Frame 1 (no input): blank canvas, image omitted
Frame 60 (the mouse pressed at the canvas centre just before this capture): blank canvas, image omitted
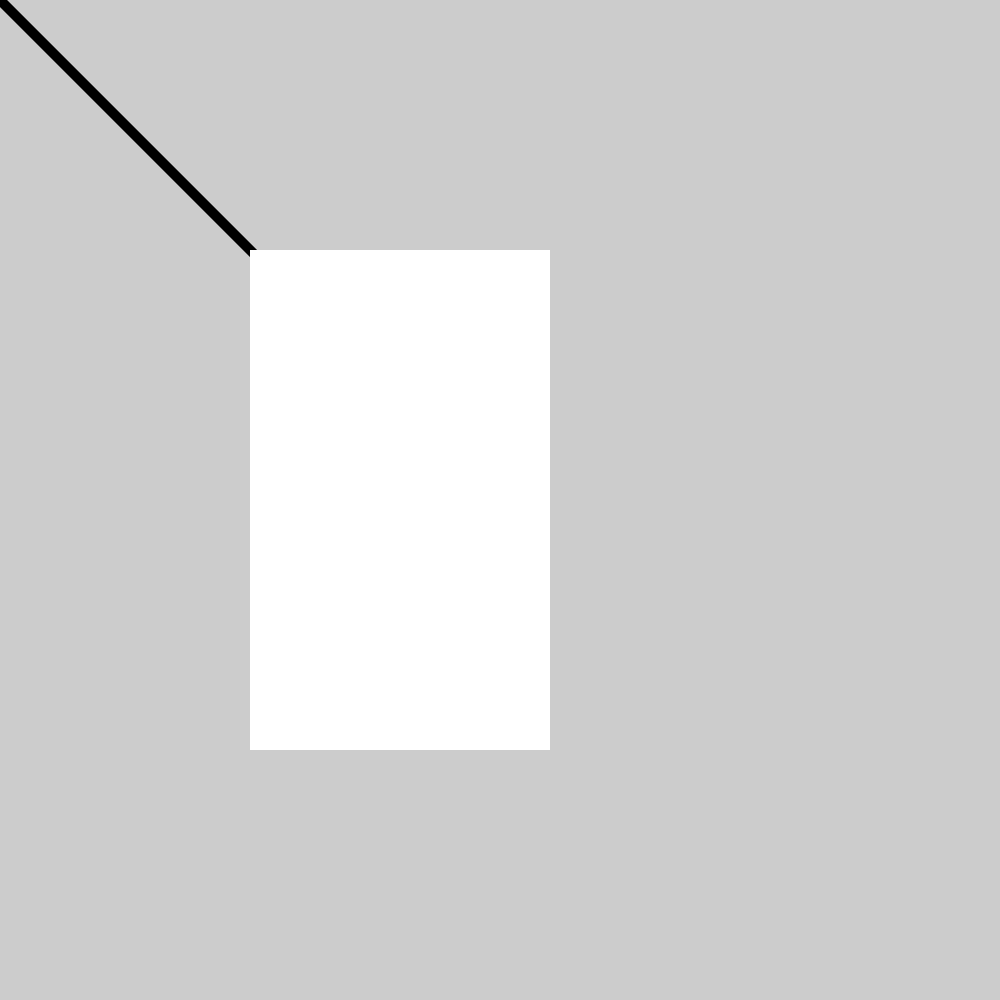
Frame 120 (the mouse held since frame 60 and released just before this capture)

The Processing sketch whose frames 1 and 60 were blank and that drew this single picture after the mouse press (run headless with seeded random() and noise(); from frame 60 on, the mouse is pressed at the canvas centre):

// Processing sketch: test_02_noWrite
// ── test_02_noWrite.pde
PGraphics g;
int a = 500;

void setup(){
  size(1000, 1000);

  g = createGraphics(a-200, a);
  g.beginDraw();
  g.background(255);
  g.endDraw();

}

void draw(){

  println(mouseX, mouseY);
  if (mousePressed){
  strokeWeight(10);
  line(mouseX, mouseY, pmouseX, pmouseY);
  image(g, 250, 250);
  }
}
